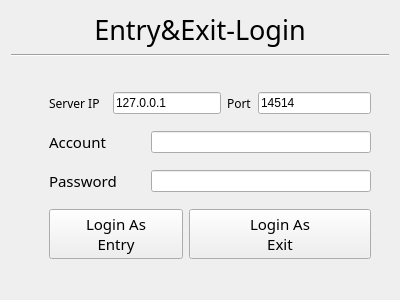
<?xml version="1.0" encoding="UTF-8"?>
<ui version="4.0">
 <class>Form</class>
 <widget class="QWidget" name="Form">
  <property name="geometry">
   <rect>
    <x>0</x>
    <y>0</y>
    <width>400</width>
    <height>300</height>
   </rect>
  </property>
  <property name="windowTitle">
   <string>DisplayBoard-Login</string>
  </property>
  <layout class="QVBoxLayout" name="verticalLayout">
   <item>
    <widget class="QLabel" name="label_banner">
     <property name="font">
      <font>
       <family>Arial Black</family>
       <pointsize>20</pointsize>
      </font>
     </property>
     <property name="text">
      <string>Entry&amp;Exit-Login</string>
     </property>
     <property name="alignment">
      <set>Qt::AlignCenter</set>
     </property>
    </widget>
   </item>
   <item>
    <widget class="Line" name="line">
     <property name="orientation">
      <enum>Qt::Horizontal</enum>
     </property>
    </widget>
   </item>
   <item>
    <widget class="QWidget" name="widget_2" native="true">
     <layout class="QHBoxLayout" name="horizontalLayout">
      <item>
       <spacer name="verticalSpacer">
        <property name="orientation">
         <enum>Qt::Vertical</enum>
        </property>
        <property name="sizeHint" stdset="0">
         <size>
          <width>20</width>
          <height>40</height>
         </size>
        </property>
       </spacer>
      </item>
      <item>
       <widget class="QWidget" name="widget" native="true">
        <layout class="QGridLayout" name="gridLayout">
         <item row="2" column="0">
          <widget class="QLabel" name="label_account">
           <property name="font">
            <font>
             <family>Arial Black</family>
             <pointsize>11</pointsize>
            </font>
           </property>
           <property name="text">
            <string>Account</string>
           </property>
          </widget>
         </item>
         <item row="4" column="3" colspan="3">
          <widget class="QPushButton" name="pushButton_login_exit">
           <property name="font">
            <font>
             <family>Arial Black</family>
             <pointsize>11</pointsize>
            </font>
           </property>
           <property name="text">
            <string>Login As
Exit</string>
           </property>
          </widget>
         </item>
         <item row="1" column="0">
          <widget class="QLabel" name="label_server_ip">
           <property name="font">
            <font>
             <family>Arial Black</family>
             <pointsize>9</pointsize>
            </font>
           </property>
           <property name="text">
            <string>Server IP</string>
           </property>
          </widget>
         </item>
         <item row="2" column="2" colspan="4">
          <widget class="QLineEdit" name="lineEdit_account"/>
         </item>
         <item row="1" column="4">
          <widget class="QLabel" name="label_port">
           <property name="font">
            <font>
             <family>Arial Black</family>
             <pointsize>9</pointsize>
            </font>
           </property>
           <property name="text">
            <string>Port</string>
           </property>
          </widget>
         </item>
         <item row="3" column="2" colspan="4">
          <widget class="QLineEdit" name="lineEdit_password">
           <property name="echoMode">
            <enum>QLineEdit::Password</enum>
           </property>
          </widget>
         </item>
         <item row="4" column="0" colspan="3">
          <widget class="QPushButton" name="pushButton_login_entry">
           <property name="font">
            <font>
             <family>Arial Black</family>
             <pointsize>11</pointsize>
            </font>
           </property>
           <property name="text">
            <string>Login As
Entry</string>
           </property>
          </widget>
         </item>
         <item row="1" column="1" colspan="3">
          <widget class="QLineEdit" name="lineEdit_server_ip">
           <property name="text">
            <string>127.0.0.1</string>
           </property>
          </widget>
         </item>
         <item row="3" column="0" colspan="2">
          <widget class="QLabel" name="label_password">
           <property name="font">
            <font>
             <family>Arial Black</family>
             <pointsize>11</pointsize>
            </font>
           </property>
           <property name="text">
            <string>Password</string>
           </property>
          </widget>
         </item>
         <item row="1" column="5">
          <widget class="QLineEdit" name="lineEdit_port">
           <property name="text">
            <string>14514</string>
           </property>
          </widget>
         </item>
        </layout>
       </widget>
      </item>
     </layout>
    </widget>
   </item>
  </layout>
 </widget>
 <resources/>
 <connections/>
</ui>
